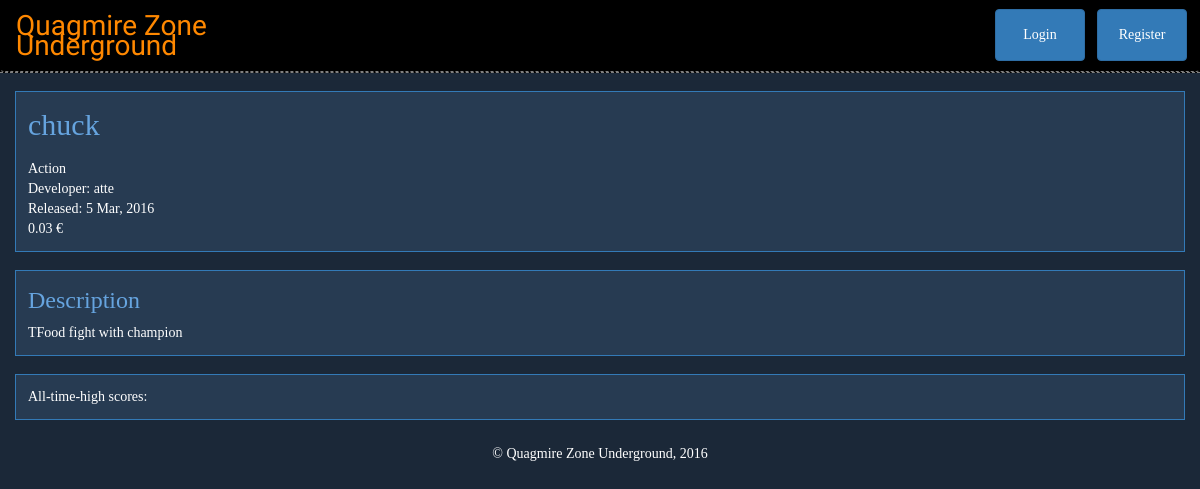
Before: /game/hmm with the older database file.
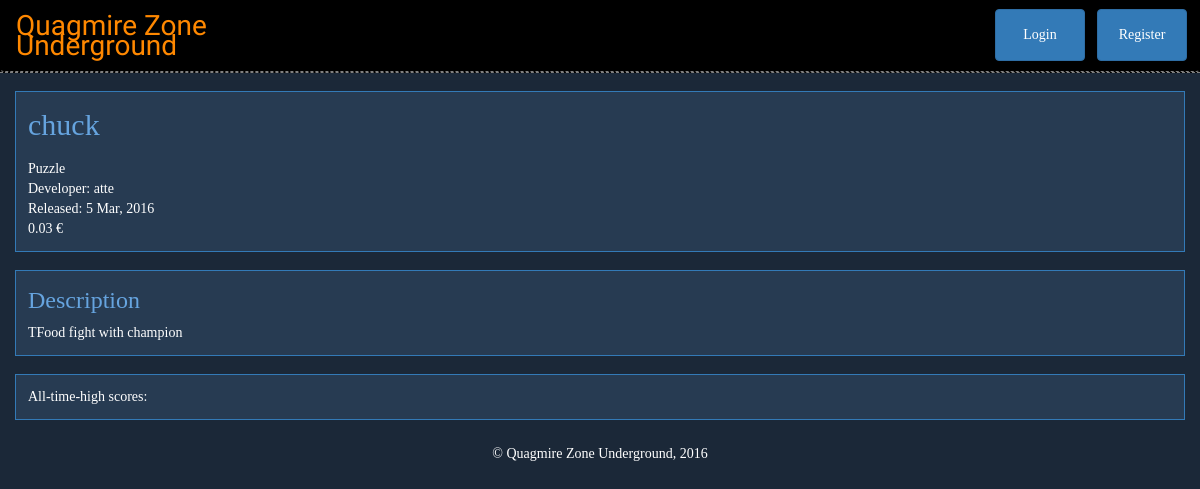
After: the same page with the newer database file.
### gamestore/models.py (models this page shows)
class Game(models.Model):
    name = models.CharField(max_length=80)
    URL = models.CharField(max_length=150, unique=True, validators=[URLAllowedChars])
    gameSource = models.URLField(max_length=300, unique=True)
    isPublic = models.BooleanField(default=False)
    genre = models.CharField(max_length=30, default='Unspecified', choices=GAME_GENRES)
    description = models.TextField(blank=True) # TODO: Think about how to implement line feeds.
    image = models.URLField(blank=True)
    image2 = models.URLField(blank=True)
    developer = models.ForeignKey(
        User,
        on_delete=models.SET_NULL,
        null=True)
    price = models.DecimalField(max_digits=7, decimal_places=2, default=0)
    createDate = models.DateTimeField(auto_now_add=True, null=True) # TODO: Not sure if works.
    updateDate = models.DateTimeField(auto_now=True, null=True)

### gamestore/views.py (the view)
# urls.py: url(r'^game/([0-9a-zA-Z~.-_]+)$', views.gameView), # TODO: Change number to the name of the game
def gameView(request, view_URL):
	user = request.user
	game = get_object_or_404(Game, URL=view_URL)
	owned = False
	highscores = Highscore.objects.filter(game=game)
	players = User.objects.all()
	playerscores = []
	for player in players:
		personalscores = sorted(highscores.filter(user=player), key=lambda x: x.data.score)
		if len(personalscores)>=1:
			playerscores.append(personalscores[0])
	if request.user.is_authenticated():
		userext = get_object_or_404(UserExtension, user=user)
		if len(GamesOwned.objects.filter(game=game, userextension=userext)) >= 1: # TODO: Check if this works
			owned = True
	context = {'user': user, 'game': game, 'owned': owned, 'highscores': sorted(personalscores, key=lambda y: y.data.score)}
	return render(request, 'game.html', context)

### gamestore/templates/game.html (shortened to what this page needs)
{% load staticfiles %}
<html>
    <head>
        <link rel="stylesheet" href="https://maxcdn.bootstrapcdn.com/bootstrap/3.3.6/css/bootstrap.min.css">
        <link rel="stylesheet" type="text/css" href="{% static 'quagmire.css' %}">
    </head>
    <body>
        <header>
            <nav class="navbar">
                <ul class="nav navbar-nav">
                    <li class="title"><a href="/">Quagmire Zone<br>Underground</a></li>
                </ul>
                <div class="navbar-collapse">
                    <ul class="nav navbar-nav navbar-right">
                        {% if user.is_authenticated %}
                            <li>
                                <a href="/user/{{ user.username }}" class="btn btn-primary navbar-btn">{{ user.username }}</a>
                            </li>
                            {% if user.userextension.isDeveloper %}
                                <li>
                                    <a href="/developer/{{ user.username }}" class="btn btn-success navbar-btn">Developer page</a>
                                </li>
                            {% endif %}
                            <li>
                                <a href="/logout" class="btn btn-link navbar-btn" role="button">Logout</a>
                            </li>
                        {% else %}
                            <li>
                                <a href="/login" class="btn btn-primary navbar-btn" role="button">Login</a>
                            </li>
                            <li>
                                <a href="/register" class="btn btn-primary navbar-btn" role="button">Register</a>
                            </li>
                        {% endif %}
                    </ul>
                </div>
            </nav>
        </header>
        <div class="container">
            <div class="row">
                <div class="generic">
                    <div class="name">{{ game.name }}</div><br>{{ game.genre }}<br>Developer: {{ game.developer }}<br>Released: {{ game.createDate|date:'j M, Y' }}<br>{{ game.price }} €
                </div>
                <div class="generic">
                    <div class="description">Description</div>{{ game.description }}
                </div>
                <div class="generic">
                    All-time-high scores:
                </div>
            </div>
        </div>
        <footer class="footer">&copy; Quagmire Zone Underground, 2016</footer>
    </body>
</html>

Changed rows visible on the page:
changed Game "chuck": genre "Action" → "Puzzle"
